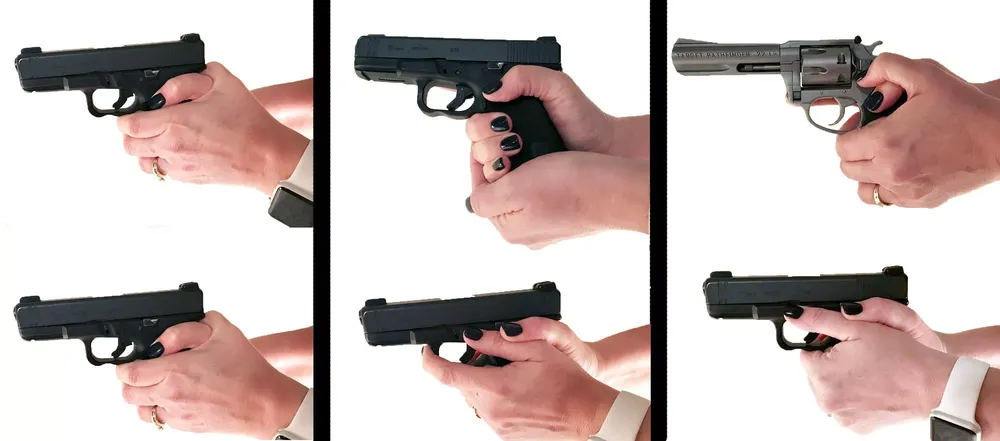
#> input picture img/gripshero.webp, 1000 x 441 px, shrunk from 2000 x 882 before the run
$ jupyter execute 'gun detection .ipynb'
#> lines starting #> are read from the running program, lines starting #| are printed output that depends on the picture; after the words box and inside, x2 and y2 are one past the last pixel; in counts of white or black regions, pixels touching at a corner belong together
[cell 1]
import cv2
# Cascade item name
CASCADE_ITEM = 'GUN'

# Load image file
image = cv2.imread('img/gripshero.webp')
#> image is the input picture: shape (441, 1000, 3); mean B, G, R 185.7, 188.5, 202.8

# Convert the image to gray
gray = cv2.cvtColor(image, cv2.COLOR_BGR2GRAY)
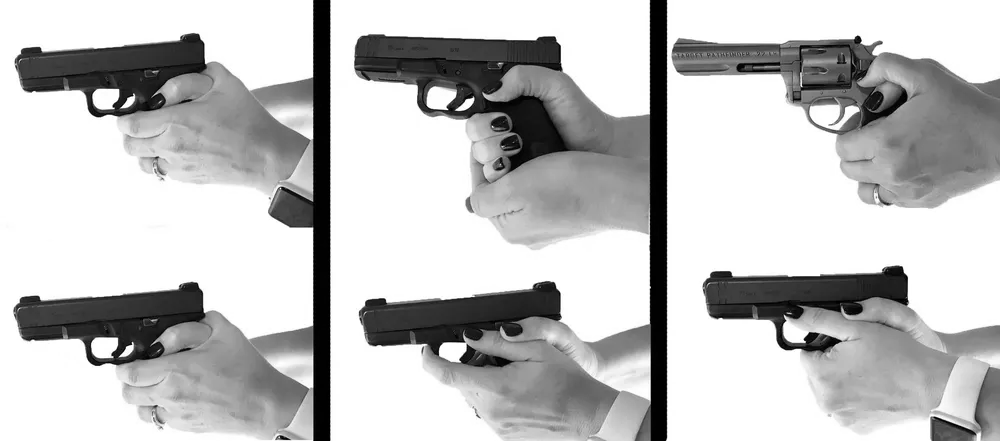
#> gray: shape (441, 1000); min 0, max 255, mean 192.5

# Load your cascade file
cascade = cv2.CascadeClassifier('cascade.xml')

# Detect cascade items and put rectangles around them
rectangles = cascade.detectMultiScale(gray, scaleFactor=1.3, minNeighbors=10,
minSize=(75, 75))
#> rectangles = [[732, 25, 155, 155], [216, 121, 131, 131], [844, 36, 106, 106], [373, 36, 148, 148], [51, 54, 141, 141], [577, 80, 106, 106], [233, 304, 105, 105], [730, 268, 144, 144], [58, 300, 114, 114], [382, 291, 126, 126]]

for (i, (x, y, w, h)) in enumerate(rectangles):
    # Surround cascade with rectangle
    cv2.rectangle(image, (x, y), (x + w, y + h), (0, 0, 255), 2)
    cv2.putText(image, CASCADE_ITEM + " #{}".format(i + 1), (x, y - 10),
       cv2.FONT_HERSHEY_SIMPLEX, 0.55, (0, 0, 255), 2)
#> this loop made 10 passes
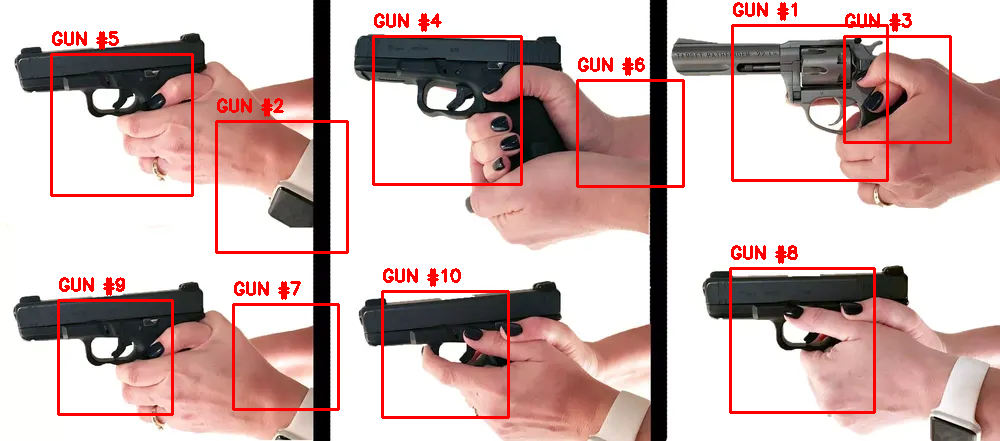
#> image: shape (441, 1000, 3); 4.63% of pixels changed, all inside (x1, y1, x2, y2) = (50, 2, 952, 419)

# Display the cascade to the user
#cv2.imwrite('proc.jpg',image)
cv2.imshow(CASCADE_ITEM + "s", image)
cv2.waitKey(0)
#> Out = 27

# For more:
# http://docs.opencv.org/2.4/doc/tutorials/objdetect/cascade_classifier/cascade_classifier.html
# http://www.bogotobogo.com/python/OpenCV_Python/python_opencv3_Image_Object_Detection_Face_Detection_Haar_Cascade_Classifiers.php
# https://stackoverflow.com/questions/30857908/face-detection-using-cascade-classifier-in-opencv-python

$ run again, with img/gun1.jpg saved as img/gripshero.webp
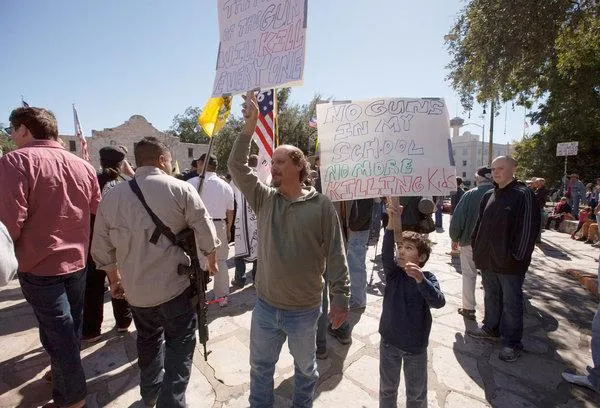
#> input picture img/gun1.jpg, 600 x 408 px
#> image is the input picture: shape (408, 600, 3); mean B, G, R 119.2, 115.9, 122.7
#> `gray = cv2.cvtColor(image, cv2.COLOR_BGR2GRAY)`:
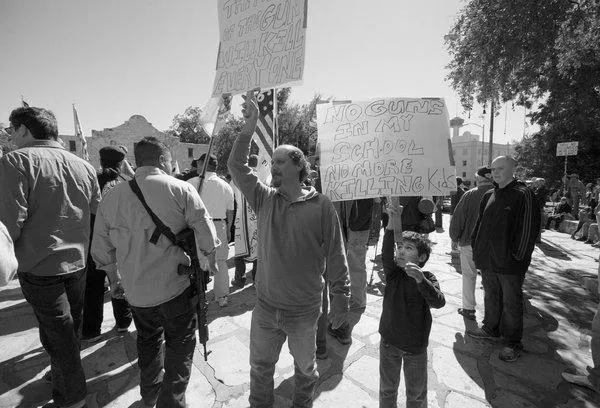
#> gray: shape (408, 600); min 0, max 255, mean 118.3
#> rectangles = [[117, 100, 105, 105], [50, 122, 109, 109], [385, 174, 112, 112], [151, 217, 143, 143], [260, 167, 203, 203]]
#> the loop `for (i, (x, y, w, h)) in enumerate(rectangles):` made 5 passes
#> after the loop `for (i, (x, y, w, h)) in enumerate(rectangles):`:
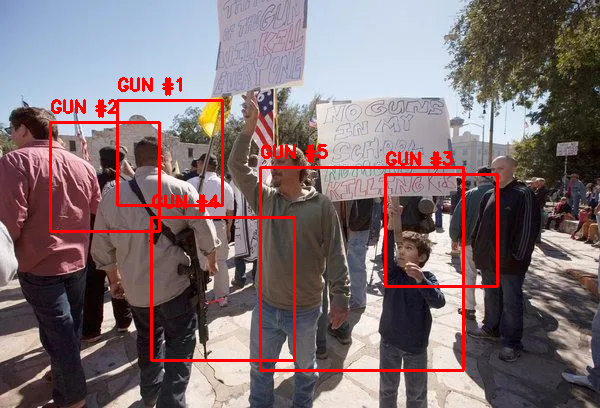
#> image: shape (408, 600, 3); 4.23% of pixels changed, all inside (x1, y1, x2, y2) = (49, 77, 499, 372)
#> Out = 27
